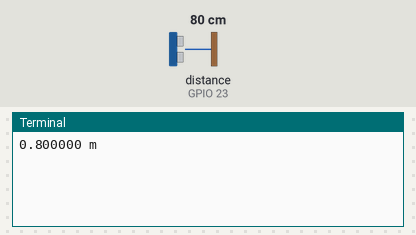
This program was run on a simulated Raspberry Pi (BCM pin numbers). On the bench: the last lines printed to the terminal. Inputs (shaded band) come from the test bench; at power-on: distance to the obstacle (sensor on GPIO 23) 80 cm. The echo pulse lasts 58.3 µs per cm.

Above: at 1.2 s.
1.3 s: distance to the obstacle (sensor on GPIO 23) set to 2 cm
At 2.3 s:
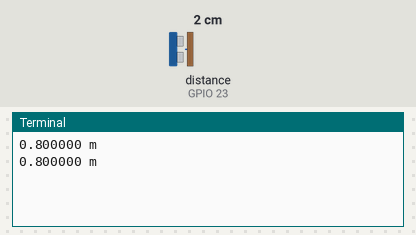
2.8 s: distance to the obstacle (sensor on GPIO 23) set to 4 cm
At 4.2 s:
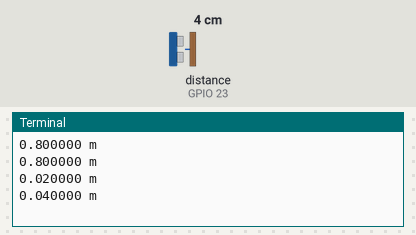
Timing chart, 0 to 5.8 s (numbered marks = the images above; inputs shaded):
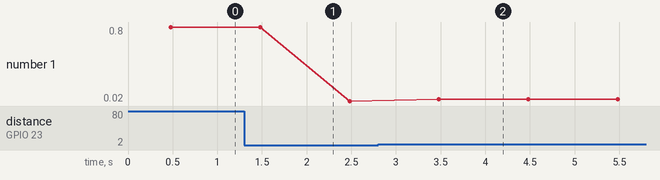

Measured:
- after the input at 2.8 s, the terminal: prints a new line after 0.68 s (image 2)
- plotted number 1: 0.8 → 0.02 after the input at 1.3 s, 0.02 → 0.04 after the input at 2.8 s

The program:

225-1.py
```python
# 距離を測定するプログラム

from gpiozero import DistanceSensor
from time import sleep

sensor = DistanceSensor(echo=23, trigger=24, max_distance=5)
# echoは距離を受信するピン、triggerは距離を送信するピン、max_distanceは最大距離

while True:
    print('{:3f} m'.format(sensor.distance)) # sensor.distanceは距離を返す
    sleep(1)
```
